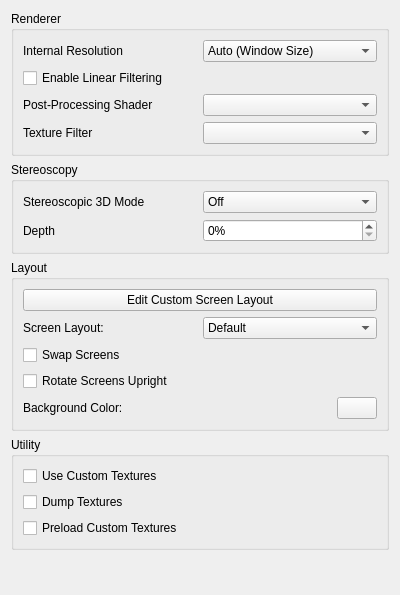
<?xml version="1.0" encoding="UTF-8"?>
<ui version="4.0">
 <class>ConfigureEnhancements</class>
 <widget class="QWidget" name="ConfigureEnhancements">
  <property name="geometry">
   <rect>
    <x>0</x>
    <y>0</y>
    <width>400</width>
    <height>595</height>
   </rect>
  </property>
  <property name="minimumSize">
   <size>
    <width>0</width>
    <height>0</height>
   </size>
  </property>
  <property name="windowTitle">
   <string>Form</string>
  </property>
  <layout class="QVBoxLayout" name="verticalLayout">
   <item>
    <widget class="QGroupBox" name="rendererBox">
     <property name="title">
      <string>Renderer</string>
     </property>
     <layout class="QVBoxLayout" name="verticalLayout_6">
      <item>
       <layout class="QHBoxLayout" name="horizontalLayout">
        <item>
         <widget class="QLabel" name="label">
          <property name="text">
           <string>Internal Resolution</string>
          </property>
         </widget>
        </item>
        <item>
         <widget class="QComboBox" name="resolution_factor_combobox">
          <item>
           <property name="text">
            <string>Auto (Window Size)</string>
           </property>
          </item>
          <item>
           <property name="text">
            <string>Native (400x240)</string>
           </property>
          </item>
          <item>
           <property name="text">
            <string>2x Native (800x480)</string>
           </property>
          </item>
          <item>
           <property name="text">
            <string>3x Native (1200x720)</string>
           </property>
          </item>
          <item>
           <property name="text">
            <string>4x Native (1600x960)</string>
           </property>
          </item>
          <item>
           <property name="text">
            <string>5x Native (2000x1200)</string>
           </property>
          </item>
          <item>
           <property name="text">
            <string>6x Native (2400x1440)</string>
           </property>
          </item>
          <item>
           <property name="text">
            <string>7x Native (2800x1680)</string>
           </property>
          </item>
          <item>
           <property name="text">
            <string>8x Native (3200x1920)</string>
           </property>
          </item>
          <item>
           <property name="text">
            <string>9x Native (3600x2160)</string>
           </property>
          </item>
          <item>
           <property name="text">
            <string>10x Native (4000x2400)</string>
           </property>
          </item>
         </widget>
        </item>
       </layout>
      </item>
      <item>
       <widget class="QCheckBox" name="toggle_linear_filter">
        <property name="text">
         <string>Enable Linear Filtering</string>
        </property>
       </widget>
      </item>
      <item>
       <layout class="QHBoxLayout" name="horizontalLayout_11">
        <item>
         <widget class="QLabel" name="label_2">
          <property name="text">
           <string>Post-Processing Shader</string>
          </property>
         </widget>
        </item>
        <item>
         <widget class="QComboBox" name="shader_combobox"/>
        </item>
       </layout>
      </item>
      <item>
       <layout class="QHBoxLayout" name="horizontalLayout_3">
        <item>
         <widget class="QLabel" name="label_5">
          <property name="text">
           <string>Texture Filter</string>
          </property>
         </widget>
        </item>
        <item>
         <widget class="QComboBox" name="texture_filter_combobox"/>
        </item>
       </layout>
      </item>
     </layout>
    </widget>
   </item>
   <item>
    <widget class="QGroupBox" name="groupBox">
     <property name="title">
      <string>Stereoscopy</string>
     </property>
     <layout class="QVBoxLayout" name="verticalLayout_4">
      <item>
       <layout class="QHBoxLayout" name="horizontalLayout_5">
        <item>
         <widget class="QLabel" name="label_4">
          <property name="text">
           <string>Stereoscopic 3D Mode</string>
          </property>
         </widget>
        </item>
        <item>
         <widget class="QComboBox" name="render_3d_combobox">
          <item>
           <property name="text">
            <string>Off</string>
           </property>
          </item>
          <item>
           <property name="text">
            <string>Side by Side</string>
           </property>
          </item>
          <item>
           <property name="text">
            <string>Anaglyph</string>
           </property>
          </item>
          <item>
           <property name="text">
            <string>Interlaced</string>
           </property>
          </item>
          <item>
           <property name="text">
            <string>Reverse Interlaced</string>
           </property>
          </item>
         </widget>
        </item>
       </layout>
      </item>
      <item>
       <layout class="QHBoxLayout" name="horizontalLayout_7">
        <item>
         <widget class="QLabel" name="label_3">
          <property name="text">
           <string>Depth</string>
          </property>
         </widget>
        </item>
        <item>
         <widget class="QSpinBox" name="factor_3d">
          <property name="suffix">
           <string>%</string>
          </property>
          <property name="minimum">
           <number>0</number>
          </property>
          <property name="maximum">
           <number>100</number>
          </property>
          <property name="value">
           <number>0</number>
          </property>
         </widget>
        </item>
       </layout>
      </item>
     </layout>
    </widget>
   </item>
   <item>
    <widget class="QGroupBox" name="layoutBox">
     <property name="title">
      <string>Layout</string>
     </property>
     <layout class="QVBoxLayout" name="verticalLayout_3">
      <item>
       <widget class="QPushButton" name="editor_button">
        <property name="text">
         <string>Edit Custom Screen Layout</string>
        </property>
       </widget>
      </item>
      <item>
       <layout class="QHBoxLayout" name="horizontalLayout_4">
        <item>
         <widget class="QLabel" name="label1">
          <property name="text">
           <string>Screen Layout:</string>
          </property>
         </widget>
        </item>
        <item>
         <widget class="QComboBox" name="layout_combobox">
          <item>
           <property name="text">
            <string>Default</string>
           </property>
          </item>
          <item>
           <property name="text">
            <string>Single Screen</string>
           </property>
          </item>
          <item>
           <property name="text">
            <string>Large Screen</string>
           </property>
          </item>
          <item>
           <property name="text">
            <string>Side by Side</string>
           </property>
          </item>
          <item>
           <property name="text">
            <string>Custom</string>
           </property>
          </item>
         </widget>
        </item>
       </layout>
      </item>
      <item>
       <widget class="QCheckBox" name="swap_screen">
        <property name="text">
         <string>Swap Screens</string>
        </property>
       </widget>
      </item>
      <item>
       <widget class="QCheckBox" name="upright_screen">
        <property name="text">
         <string>Rotate Screens Upright</string>
        </property>
       </widget>
      </item>
      <item>
       <layout class="QHBoxLayout" name="horizontalLayout_6">
        <item>
         <widget class="QLabel" name="bg_label">
          <property name="text">
           <string>Background Color:</string>
          </property>
         </widget>
        </item>
        <item>
         <widget class="QPushButton" name="bg_button">
          <property name="maximumSize">
           <size>
            <width>40</width>
            <height>16777215</height>
           </size>
          </property>
         </widget>
        </item>
       </layout>
      </item>
     </layout>
    </widget>
   </item>
   <item>
    <widget class="QGroupBox" name="utilityBox">
     <property name="title">
      <string>Utility</string>
     </property>
     <layout class="QVBoxLayout" name="verticalLayout_8">
      <item>
       <widget class="QCheckBox" name="toggle_custom_textures">
        <property name="toolTip">
         <string>&lt;html&gt;&lt;head/&gt;&lt;body&gt;&lt;p&gt;Replace textures with PNG files.&lt;/p&gt;&lt;p&gt;Textures are loaded from load/textures/[Title ID]/.&lt;/p&gt;&lt;/body&gt;&lt;/html&gt;</string>
        </property>
        <property name="text">
         <string>Use Custom Textures</string>
        </property>
       </widget>
      </item>
      <item>
       <widget class="QCheckBox" name="toggle_dump_textures">
        <property name="toolTip">
         <string>&lt;html&gt;&lt;head/&gt;&lt;body&gt;&lt;p&gt;Dump textures to PNG files.&lt;/p&gt;&lt;p&gt;Textures are dumped to dump/textures/[Title ID]/.&lt;/p&gt;&lt;/body&gt;&lt;/html&gt;</string>
        </property>
        <property name="text">
         <string>Dump Textures</string>
        </property>
       </widget>
      </item>
      <item>
       <widget class="QCheckBox" name="toggle_preload_textures">
        <property name="toolTip">
         <string>&lt;html&gt;&lt;head/&gt;&lt;body&gt;&lt;p&gt;Load all custom textures into memory on boot, instead of loading them when the game requires them.&lt;/p&gt;&lt;/body&gt;&lt;/html&gt;</string>
        </property>
        <property name="text">
         <string>Preload Custom Textures</string>
        </property>
       </widget>
      </item>
     </layout>
    </widget>
   </item>
   <item>
    <spacer name="verticalSpacer">
     <property name="orientation">
      <enum>Qt::Vertical</enum>
     </property>
     <property name="sizeHint" stdset="0">
      <size>
       <width>20</width>
       <height>165</height>
      </size>
     </property>
    </spacer>
   </item>
  </layout>
 </widget>
 <resources/>
 <connections/>
</ui>
